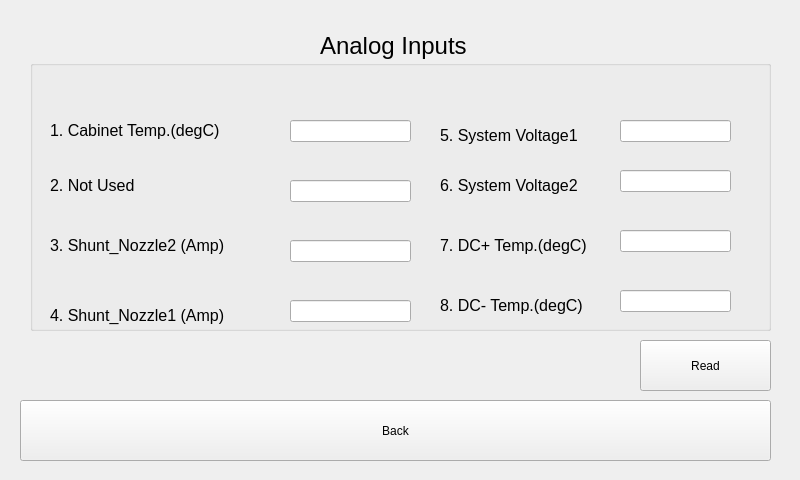
<?xml version="1.0" encoding="UTF-8"?>
<ui version="4.0">
 <class>adcExt</class>
 <widget class="QWidget" name="adcExt">
  <property name="geometry">
   <rect>
    <x>0</x>
    <y>0</y>
    <width>800</width>
    <height>480</height>
   </rect>
  </property>
  <property name="windowTitle">
   <string>Form</string>
  </property>
  <widget class="QPushButton" name="adcExtbackButton">
   <property name="geometry">
    <rect>
     <x>20</x>
     <y>400</y>
     <width>751</width>
     <height>61</height>
    </rect>
   </property>
   <property name="text">
    <string>Back</string>
   </property>
  </widget>
  <widget class="QLabel" name="label">
   <property name="geometry">
    <rect>
     <x>320</x>
     <y>20</y>
     <width>181</width>
     <height>51</height>
    </rect>
   </property>
   <property name="font">
    <font>
     <pointsize>18</pointsize>
    </font>
   </property>
   <property name="text">
    <string>Analog Inputs</string>
   </property>
  </widget>
  <widget class="QPushButton" name="readAdcButton">
   <property name="geometry">
    <rect>
     <x>640</x>
     <y>340</y>
     <width>131</width>
     <height>51</height>
    </rect>
   </property>
   <property name="text">
    <string>Read</string>
   </property>
  </widget>
  <widget class="QGroupBox" name="groupBox_2">
   <property name="geometry">
    <rect>
     <x>30</x>
     <y>60</y>
     <width>741</width>
     <height>271</height>
    </rect>
   </property>
   <property name="font">
    <font>
     <pointsize>12</pointsize>
    </font>
   </property>
   <property name="title">
    <string/>
   </property>
   <widget class="QLabel" name="label_15">
    <property name="geometry">
     <rect>
      <x>20</x>
      <y>50</y>
      <width>211</width>
      <height>41</height>
     </rect>
    </property>
    <property name="font">
     <font>
      <pointsize>12</pointsize>
     </font>
    </property>
    <property name="text">
     <string>1. Cabinet Temp.(degC)</string>
    </property>
   </widget>
   <widget class="QLabel" name="label_16">
    <property name="geometry">
     <rect>
      <x>20</x>
      <y>110</y>
      <width>101</width>
      <height>31</height>
     </rect>
    </property>
    <property name="font">
     <font>
      <pointsize>12</pointsize>
     </font>
    </property>
    <property name="text">
     <string>2. Not Used</string>
    </property>
   </widget>
   <widget class="QLabel" name="label_17">
    <property name="geometry">
     <rect>
      <x>20</x>
      <y>170</y>
      <width>191</width>
      <height>31</height>
     </rect>
    </property>
    <property name="font">
     <font>
      <pointsize>12</pointsize>
     </font>
    </property>
    <property name="text">
     <string>3. Shunt_Nozzle2 (Amp)</string>
    </property>
   </widget>
   <widget class="QLabel" name="label_18">
    <property name="geometry">
     <rect>
      <x>20</x>
      <y>240</y>
      <width>226</width>
      <height>31</height>
     </rect>
    </property>
    <property name="font">
     <font>
      <pointsize>12</pointsize>
     </font>
    </property>
    <property name="text">
     <string>4. Shunt_Nozzle1 (Amp)</string>
    </property>
   </widget>
   <widget class="QLineEdit" name="lineEdit_an1">
    <property name="geometry">
     <rect>
      <x>260</x>
      <y>60</y>
      <width>121</width>
      <height>22</height>
     </rect>
    </property>
   </widget>
   <widget class="QLineEdit" name="lineEdit_an2">
    <property name="geometry">
     <rect>
      <x>260</x>
      <y>120</y>
      <width>121</width>
      <height>22</height>
     </rect>
    </property>
   </widget>
   <widget class="QLineEdit" name="lineEdit_an3">
    <property name="geometry">
     <rect>
      <x>260</x>
      <y>180</y>
      <width>121</width>
      <height>22</height>
     </rect>
    </property>
   </widget>
   <widget class="QLineEdit" name="lineEdit_an4">
    <property name="geometry">
     <rect>
      <x>260</x>
      <y>240</y>
      <width>121</width>
      <height>22</height>
     </rect>
    </property>
   </widget>
   <widget class="QLineEdit" name="lineEdit_an5">
    <property name="geometry">
     <rect>
      <x>590</x>
      <y>60</y>
      <width>111</width>
      <height>22</height>
     </rect>
    </property>
   </widget>
   <widget class="QLabel" name="label_24">
    <property name="geometry">
     <rect>
      <x>410</x>
      <y>60</y>
      <width>155</width>
      <height>31</height>
     </rect>
    </property>
    <property name="font">
     <font>
      <pointsize>12</pointsize>
     </font>
    </property>
    <property name="text">
     <string>5. System Voltage1</string>
    </property>
   </widget>
   <widget class="QLabel" name="label_25">
    <property name="geometry">
     <rect>
      <x>410</x>
      <y>110</y>
      <width>155</width>
      <height>31</height>
     </rect>
    </property>
    <property name="font">
     <font>
      <pointsize>12</pointsize>
     </font>
    </property>
    <property name="text">
     <string>6. System Voltage2</string>
    </property>
   </widget>
   <widget class="QLineEdit" name="lineEdit_an6">
    <property name="geometry">
     <rect>
      <x>590</x>
      <y>110</y>
      <width>111</width>
      <height>22</height>
     </rect>
    </property>
   </widget>
   <widget class="QLineEdit" name="lineEdit_an7">
    <property name="geometry">
     <rect>
      <x>590</x>
      <y>170</y>
      <width>111</width>
      <height>22</height>
     </rect>
    </property>
   </widget>
   <widget class="QLabel" name="label_26">
    <property name="geometry">
     <rect>
      <x>410</x>
      <y>170</y>
      <width>176</width>
      <height>31</height>
     </rect>
    </property>
    <property name="font">
     <font>
      <pointsize>12</pointsize>
     </font>
    </property>
    <property name="text">
     <string>7. DC+ Temp.(degC)</string>
    </property>
   </widget>
   <widget class="QLineEdit" name="lineEdit_an8">
    <property name="geometry">
     <rect>
      <x>590</x>
      <y>230</y>
      <width>111</width>
      <height>22</height>
     </rect>
    </property>
   </widget>
   <widget class="QLabel" name="label_27">
    <property name="geometry">
     <rect>
      <x>410</x>
      <y>230</y>
      <width>161</width>
      <height>31</height>
     </rect>
    </property>
    <property name="font">
     <font>
      <pointsize>12</pointsize>
     </font>
    </property>
    <property name="text">
     <string>8. DC- Temp.(degC)</string>
    </property>
   </widget>
  </widget>
  <zorder>adcExtbackButton</zorder>
  <zorder>label</zorder>
  <zorder>groupBox_2</zorder>
  <zorder>readAdcButton</zorder>
 </widget>
 <resources/>
 <connections/>
</ui>
